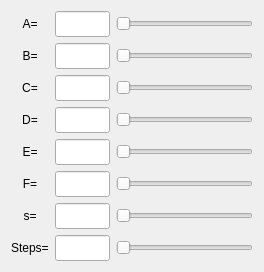
         <widget class="QWidget" name="panelTickness" native="true">
          <property name="sizePolicy">
           <sizepolicy hsizetype="Preferred" vsizetype="Preferred">
            <horstretch>0</horstretch>
            <verstretch>0</verstretch>
           </sizepolicy>
          </property>
          <layout class="QGridLayout" name="gridLayout_9" columnstretch="0,0,2,0,5">
           <property name="sizeConstraint">
            <enum>QLayout::SizeConstraint::SetMinimumSize</enum>
           </property>
           <item row="0" column="4">
            <widget class="QSlider" name="aSlider">
             <property name="minimumSize">
              <size>
               <width>0</width>
               <height>26</height>
              </size>
             </property>
             <property name="orientation">
              <enum>Qt::Orientation::Horizontal</enum>
             </property>
            </widget>
           </item>
           <item row="6" column="0">
            <widget class="QLabel" name="lblS">
             <property name="sizePolicy">
              <sizepolicy hsizetype="Preferred" vsizetype="Fixed">
               <horstretch>0</horstretch>
               <verstretch>0</verstretch>
              </sizepolicy>
             </property>
             <property name="minimumSize">
              <size>
               <width>0</width>
               <height>26</height>
              </size>
             </property>
             <property name="text">
              <string>s=</string>
             </property>
             <property name="alignment">
              <set>Qt::AlignmentFlag::AlignCenter</set>
             </property>
            </widget>
           </item>
           <item row="1" column="2">
            <widget class="QLineEdit" name="lineB">
             <property name="sizePolicy">
              <sizepolicy hsizetype="Expanding" vsizetype="Fixed">
               <horstretch>0</horstretch>
               <verstretch>0</verstretch>
              </sizepolicy>
             </property>
             <property name="minimumSize">
              <size>
               <width>0</width>
               <height>26</height>
              </size>
             </property>
            </widget>
           </item>
           <item row="3" column="2">
            <widget class="QLineEdit" name="lineD">
             <property name="sizePolicy">
              <sizepolicy hsizetype="Expanding" vsizetype="Fixed">
               <horstretch>0</horstretch>
               <verstretch>0</verstretch>
              </sizepolicy>
             </property>
             <property name="minimumSize">
              <size>
               <width>0</width>
               <height>26</height>
              </size>
             </property>
            </widget>
           </item>
           <item row="7" column="0">
            <widget class="QLabel" name="lblSteps">
             <property name="sizePolicy">
              <sizepolicy hsizetype="Preferred" vsizetype="Fixed">
               <horstretch>0</horstretch>
               <verstretch>0</verstretch>
              </sizepolicy>
             </property>
             <property name="minimumSize">
              <size>
               <width>0</width>
               <height>26</height>
              </size>
             </property>
             <property name="text">
              <string>Steps=</string>
             </property>
            </widget>
           </item>
           <item row="3" column="4">
            <widget class="QSlider" name="dSlider">
             <property name="minimumSize">
              <size>
               <width>0</width>
               <height>26</height>
              </size>
             </property>
             <property name="orientation">
              <enum>Qt::Orientation::Horizontal</enum>
             </property>
            </widget>
           </item>
           <item row="0" column="2">
            <widget class="QLineEdit" name="lineA">
             <property name="sizePolicy">
              <sizepolicy hsizetype="Expanding" vsizetype="Fixed">
               <horstretch>0</horstretch>
               <verstretch>0</verstretch>
              </sizepolicy>
             </property>
             <property name="minimumSize">
              <size>
               <width>0</width>
               <height>26</height>
              </size>
             </property>
            </widget>
           </item>
           <item row="7" column="4">
            <widget class="QSlider" name="stepSlider">
             <property name="minimumSize">
              <size>
               <width>0</width>
               <height>26</height>
              </size>
             </property>
             <property name="orientation">
              <enum>Qt::Orientation::Horizontal</enum>
             </property>
            </widget>
           </item>
           <item row="5" column="4">
            <widget class="QSlider" name="fSlider">
             <property name="minimumSize">
              <size>
               <width>0</width>
               <height>26</height>
              </size>
             </property>
             <property name="orientation">
              <enum>Qt::Orientation::Horizontal</enum>
             </property>
            </widget>
           </item>
           <item row="1" column="4">
            <widget class="QSlider" name="bSlider">
             <property name="minimumSize">
              <size>
               <width>0</width>
               <height>26</height>
              </size>
             </property>
             <property name="orientation">
              <enum>Qt::Orientation::Horizontal</enum>
             </property>
            </widget>
           </item>
           <item row="3" column="0">
            <widget class="QLabel" name="lblD">
             <property name="sizePolicy">
              <sizepolicy hsizetype="Preferred" vsizetype="Fixed">
               <horstretch>0</horstretch>
               <verstretch>0</verstretch>
              </sizepolicy>
             </property>
             <property name="text">
              <string>D=</string>
             </property>
             <property name="alignment">
              <set>Qt::AlignmentFlag::AlignCenter</set>
             </property>
            </widget>
           </item>
           <item row="5" column="0">
            <widget class="QLabel" name="lblF">
             <property name="sizePolicy">
              <sizepolicy hsizetype="Preferred" vsizetype="Fixed">
               <horstretch>0</horstretch>
               <verstretch>0</verstretch>
              </sizepolicy>
             </property>
             <property name="text">
              <string>F=</string>
             </property>
             <property name="alignment">
              <set>Qt::AlignmentFlag::AlignCenter</set>
             </property>
            </widget>
           </item>
           <item row="4" column="4">
            <widget class="QSlider" name="eSlider">
             <property name="minimumSize">
              <size>
               <width>0</width>
               <height>26</height>
              </size>
             </property>
             <property name="orientation">
              <enum>Qt::Orientation::Horizontal</enum>
             </property>
            </widget>
           </item>
           <item row="2" column="2">
            <widget class="QLineEdit" name="lineC">
             <property name="sizePolicy">
              <sizepolicy hsizetype="Expanding" vsizetype="Fixed">
               <horstretch>0</horstretch>
               <verstretch>0</verstretch>
              </sizepolicy>
             </property>
             <property name="minimumSize">
              <size>
               <width>0</width>
               <height>26</height>
              </size>
             </property>
            </widget>
           </item>
           <item row="2" column="0">
            <widget class="QLabel" name="lblC">
             <property name="sizePolicy">
              <sizepolicy hsizetype="Preferred" vsizetype="Fixed">
               <horstretch>0</horstretch>
               <verstretch>0</verstretch>
              </sizepolicy>
             </property>
             <property name="text">
              <string>C=</string>
             </property>
             <property name="alignment">
              <set>Qt::AlignmentFlag::AlignCenter</set>
             </property>
            </widget>
           </item>
           <item row="4" column="2">
            <widget class="QLineEdit" name="lineE">
             <property name="sizePolicy">
              <sizepolicy hsizetype="Expanding" vsizetype="Fixed">
               <horstretch>0</horstretch>
               <verstretch>0</verstretch>
              </sizepolicy>
             </property>
             <property name="minimumSize">
              <size>
               <width>0</width>
               <height>26</height>
              </size>
             </property>
            </widget>
           </item>
           <item row="4" column="0">
            <widget class="QLabel" name="lblE">
             <property name="sizePolicy">
              <sizepolicy hsizetype="Preferred" vsizetype="Fixed">
               <horstretch>0</horstretch>
               <verstretch>0</verstretch>
              </sizepolicy>
             </property>
             <property name="text">
              <string>E=</string>
             </property>
             <property name="alignment">
              <set>Qt::AlignmentFlag::AlignCenter</set>
             </property>
            </widget>
           </item>
           <item row="1" column="0">
            <widget class="QLabel" name="lblB">
             <property name="sizePolicy">
              <sizepolicy hsizetype="Preferred" vsizetype="Fixed">
               <horstretch>0</horstretch>
               <verstretch>0</verstretch>
              </sizepolicy>
             </property>
             <property name="text">
              <string>B=</string>
             </property>
             <property name="alignment">
              <set>Qt::AlignmentFlag::AlignCenter</set>
             </property>
            </widget>
           </item>
           <item row="5" column="2">
            <widget class="QLineEdit" name="lineF">
             <property name="sizePolicy">
              <sizepolicy hsizetype="Expanding" vsizetype="Fixed">
               <horstretch>0</horstretch>
               <verstretch>0</verstretch>
              </sizepolicy>
             </property>
             <property name="minimumSize">
              <size>
               <width>0</width>
               <height>26</height>
              </size>
             </property>
            </widget>
           </item>
           <item row="7" column="2">
            <widget class="QLineEdit" name="lineSteps">
             <property name="sizePolicy">
              <sizepolicy hsizetype="Expanding" vsizetype="Fixed">
               <horstretch>0</horstretch>
               <verstretch>0</verstretch>
              </sizepolicy>
             </property>
             <property name="minimumSize">
              <size>
               <width>0</width>
               <height>26</height>
              </size>
             </property>
            </widget>
           </item>
           <item row="6" column="2">
            <widget class="QLineEdit" name="lineS">
             <property name="sizePolicy">
              <sizepolicy hsizetype="Expanding" vsizetype="Fixed">
               <horstretch>0</horstretch>
               <verstretch>0</verstretch>
              </sizepolicy>
             </property>
             <property name="minimumSize">
              <size>
               <width>0</width>
               <height>26</height>
              </size>
             </property>
            </widget>
           </item>
           <item row="2" column="4">
            <widget class="QSlider" name="cSlider">
             <property name="minimumSize">
              <size>
               <width>0</width>
               <height>26</height>
              </size>
             </property>
             <property name="orientation">
              <enum>Qt::Orientation::Horizontal</enum>
             </property>
            </widget>
           </item>
           <item row="6" column="4">
            <widget class="QSlider" name="sSlider">
             <property name="minimumSize">
              <size>
               <width>0</width>
               <height>26</height>
              </size>
             </property>
             <property name="orientation">
              <enum>Qt::Orientation::Horizontal</enum>
             </property>
            </widget>
           </item>
           <item row="0" column="0">
            <widget class="QLabel" name="lblA">
             <property name="sizePolicy">
              <sizepolicy hsizetype="Preferred" vsizetype="Fixed">
               <horstretch>0</horstretch>
               <verstretch>0</verstretch>
              </sizepolicy>
             </property>
             <property name="text">
              <string>A=</string>
             </property>
             <property name="alignment">
              <set>Qt::AlignmentFlag::AlignCenter</set>
             </property>
            </widget>
           </item>
          </layout>
         </widget>
